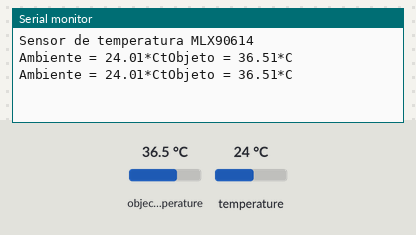
The sketch below on a simulated Arduino Uno, built with avr-gcc and run on an emulated ATmega328P. Parts: the last lines printed to the serial monitor. Inputs (shaded band) come from the test bench; at power-on: object temperature 36.5 °C, temperature 24 °C.

Above: at 1.8 s.
1.9 s: object temperature set to 20 °C
At 2.8 s:
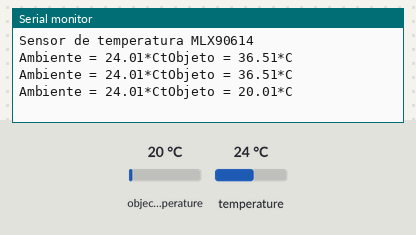
3.4 s: temperature set to 12 °C
At 4.7 s:
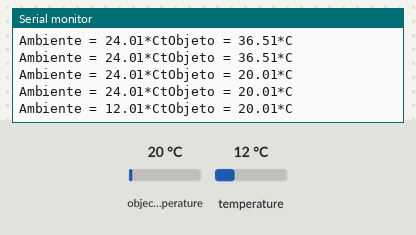
4.9 s: object temperature set to 26 °C
At 5.5 s:
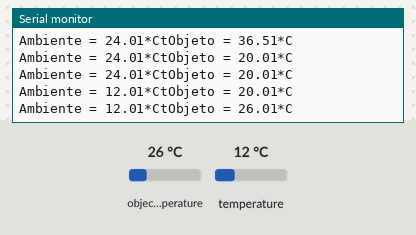
Timing chart, 0 to 7.9 s (numbered marks = the images above; inputs shaded):
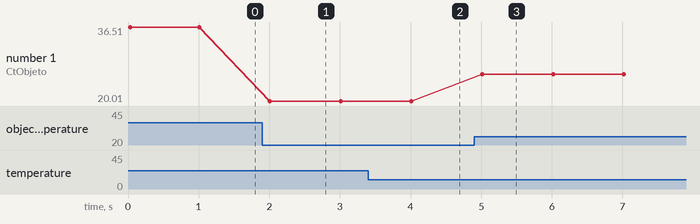

Measured:
- after the input at 1.9 s, the serial monitor: prints a new line after 0.11 s (image 1)
- after the input at 3.4 s, the serial monitor: prints a new line after 0.61 s (image 2)
- after the input at 4.9 s, the serial monitor: prints a new line after 0.12 s (image 3)
- plotted number 1: 36.51 → 20.01 after the input at 1.9 s, 20.01 → 26.01 after the input at 4.9 s

The sketch:

MLX90614.ino
```cpp
//Programa: Sensor de temperatura I2C MLX90614 Arduino
//Autor: Arduino e Cia

#include <Wire.h>
#include <Adafruit_MLX90614.h>

Adafruit_MLX90614 mlx = Adafruit_MLX90614();


//Array que desenha o simbolo de grau
byte grau[8] = {B00110, B01001, B01001, B00110,
                B00000, B00000, B00000, B00000,};

double temp_amb;
double temp_obj;

void setup()
{
  Serial.begin(9600);
  Serial.println("Sensor de temperatura MLX90614");

  //Inicializa o MLX90614
  mlx.begin();
}

void loop()
{
  //Leitura da temperatura ambiente e do objeto
  //(para leitura dos valores em Fahrenheit, utilize
  //mlx.readAmbientTempF() e mlx.readObjectTempF() )
  temp_amb = mlx.readAmbientTempC();
  temp_obj = mlx.readObjectTempC();

  //Mostra as informacoes no Serial Monitor
  Serial.print("Ambiente = ");
  Serial.print(temp_amb);
  Serial.print("*CtObjeto = ");
  Serial.print(temp_obj); Serial.println("*C");

  //Aguarda 1 segundo ate nova leitura
  delay(1000);
}
```
